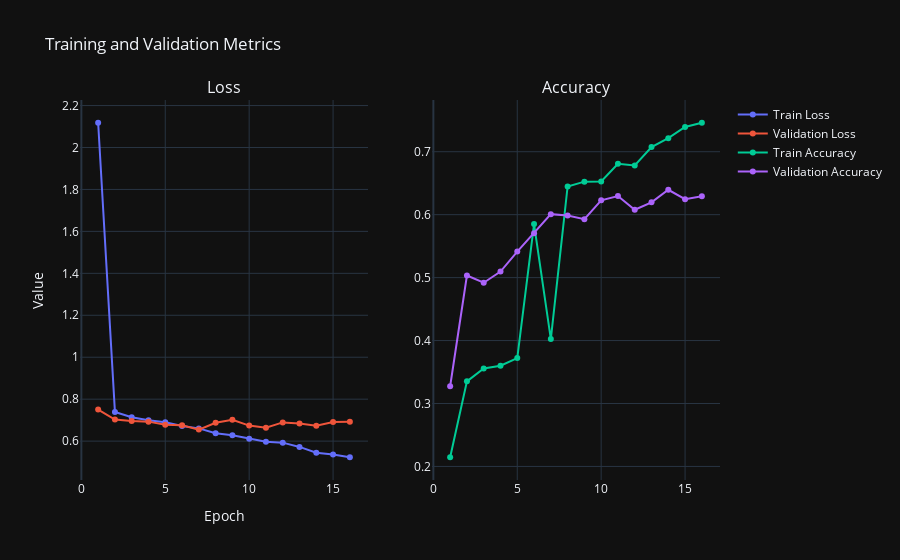

Source (notebook cell):
### Code cell
from plotly.subplots import make_subplots
import plotly.graph_objects as go

# Create subplots: 1 row, 2 columns
fig = make_subplots(rows=1, cols=2, subplot_titles=("Loss", "Accuracy"))

# Plot loss
fig.add_trace(
    go.Scatter(x=history["epoch"], y=history["train_loss"], mode='lines+markers', name="Train Loss"),
    row=1, col=1
)
fig.add_trace(
    go.Scatter(x=history["epoch"], y=history["val_loss"], mode='lines+markers', name="Validation Loss"),
    row=1, col=1
)

# Plot accuracy
fig.add_trace(
    go.Scatter(x=history["epoch"], y=history["train_accuracy"], mode='lines+markers', name="Train Accuracy"),
    row=1, col=2
)
fig.add_trace(
    go.Scatter(x=history["epoch"], y=history["val_accuracy"], mode='lines+markers', name="Validation Accuracy"),
    row=1, col=2
)

# Update layout
fig.update_layout(
    title="Training and Validation Metrics",
    xaxis_title="Epoch",
    yaxis_title="Value",
    template="plotly_dark"
)

fig.show()

### Figure 1 — Plotly figure (JSON) as saved in the notebook; plotly's stock layout.template omitted (floating-point values rounded to 4 significant figures)
{"data": [{"mode": "lines+markers", "name": "Train Loss", "type": "scatter", "x": [1, 2, 3, 4, 5, 6, 7, 8, 9, 10, 11, 12, 13, 14, 15, 16], "xaxis": "x", "y": [2.118, 0.7393, 0.7136, 0.6999, 0.69, 0.672, 0.6607, 0.6375, 0.6275, 0.6116, 0.5967, 0.5928, 0.5724, 0.5442, 0.5361, 0.5231], "yaxis": "y"}, {"mode": "lines+markers", "name": "Validation Loss", "type": "scatter", "x": [1, 2, 3, 4, 5, 6, 7, 8, 9, 10, 11, 12, 13, 14, 15, 16], "xaxis": "x", "y": [0.7505, 0.7031, 0.6962, 0.6929, 0.6783, 0.6759, 0.6548, 0.6876, 0.7021, 0.674, 0.6636, 0.6891, 0.6835, 0.673, 0.691, 0.6926], "yaxis": "y"}, {"mode": "lines+markers", "name": "Train Accuracy", "type": "scatter", "x": [1, 2, 3, 4, 5, 6, 7, 8, 9, 10, 11, 12, 13, 14, 15, 16], "xaxis": "x2", "y": [0.2146, 0.3352, 0.3556, 0.36, 0.3722, 0.5851, 0.4023, 0.6448, 0.6524, 0.6528, 0.6809, 0.6781, 0.7074, 0.7216, 0.7392, 0.746], "yaxis": "y2"}, {"mode": "lines+markers", "name": "Validation Accuracy", "type": "scatter", "x": [1, 2, 3, 4, 5, 6, 7, 8, 9, 10, 11, 12, 13, 14, 15, 16], "xaxis": "x2", "y": [0.3274, 0.5033, 0.4919, 0.5095, 0.5414, 0.5705, 0.6008, 0.5987, 0.5929, 0.6227, 0.6297, 0.6078, 0.6196, 0.6396, 0.6246, 0.6292], "yaxis": "y2"}], "layout": {"annotations": [{"font": {"size": 16}, "showarrow": false, "text": "Loss", "x": 0.225, "xanchor": "center", "xref": "paper", "y": 1, "yanchor": "bottom", "yref": "paper"}, {"font": {"size": 16}, "showarrow": false, "text": "Accuracy", "x": 0.775, "xanchor": "center", "xref": "paper", "y": 1, "yanchor": "bottom", "yref": "paper"}], "title": {"text": "Training and Validation Metrics"}, "xaxis": {"anchor": "y", "domain": [0, 0.45], "title": {"text": "Epoch"}}, "xaxis2": {"anchor": "y2", "domain": [0.55, 1]}, "yaxis": {"anchor": "x", "domain": [0, 1], "title": {"text": "Value"}}, "yaxis2": {"anchor": "x2", "domain": [0, 1]}}}
